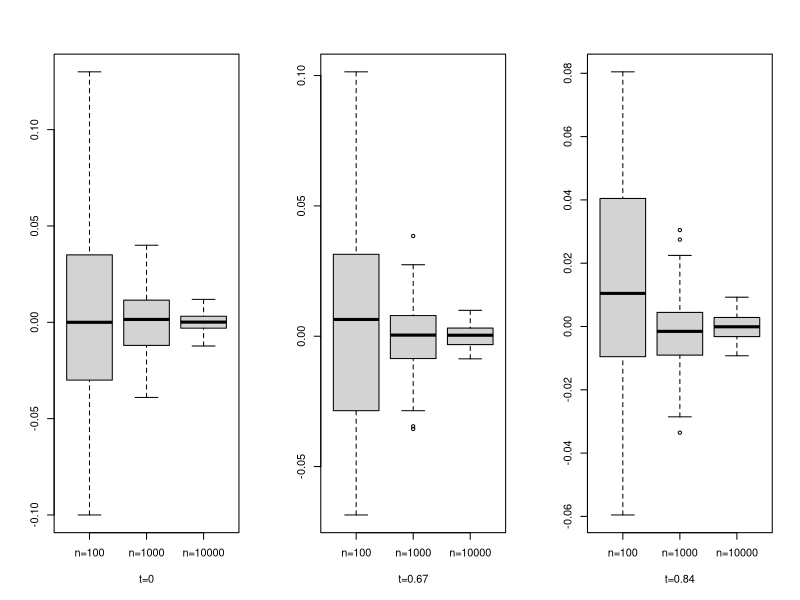
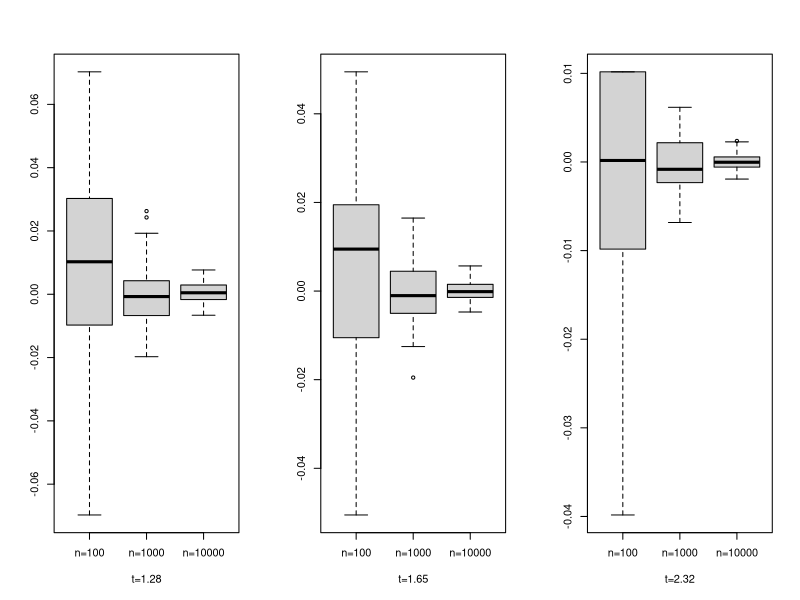
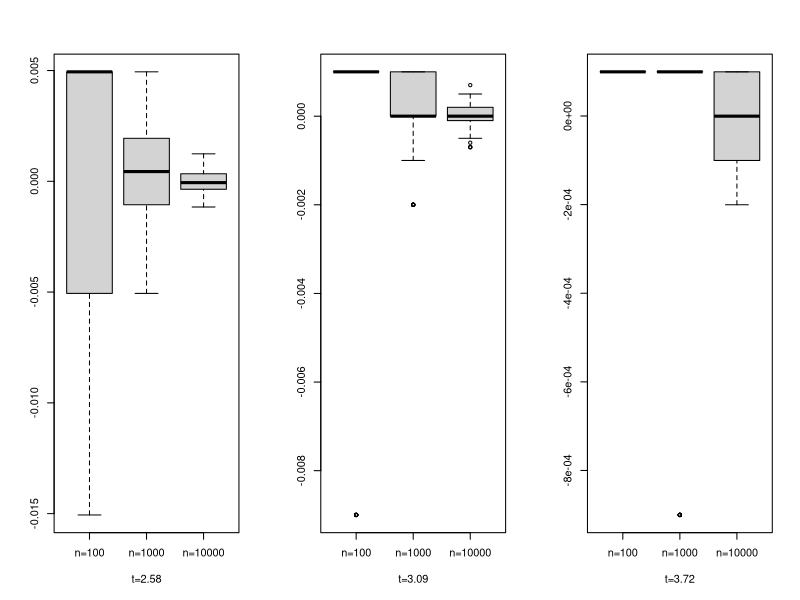

The R source for these figures, in order:
## ---- chunk 1

t<- c(0.0, 0.67, 0.84, 1.28, 1.65, 2.32, 2.58, 3.09, 3.72)
true_value<- pnorm(t, 0, 1)
set.seed(66574565)
n1 = rnorm(100); n2 = rnorm(1000); n3 = rnorm(10000)
An1 = rep(0, length(t))
An2 = rep(0, length(t))
An3 = rep(0, length(t))

for(i in 1:length(t)){
  An1[i] = mean(n1<t[i])
  An2[i] = mean(n2<t[i])
  An3[i] = mean(n3<t[i])
}

Hee=round(rbind(true_value,An1,An2,An3),4)
row.names(Hee)=c("True value","n=100","n=1000","n=10000")
knitr::kable(Hee, col.names = c("t=0","t=0.67","t=0.84","t=1.28","t=1.65","t=2.32","t=2.58","t=3.09","t=3.72"), caption = "The approximation result corresponding to different conditions")

## ---- chunk 2
draw1=matrix(0, 9, 100)
draw2=matrix(0, 9, 100)
draw3=matrix(0, 9, 100)
set.seed(66574565)
re=100
for(i in 1:re){
  n1=rnorm(100)
  for (j in 1:length(t))
    draw1[j,i]=mean(n1<t[j])-true_value[j]
}


re2=1000
for(i in 1:re){
  n2=rnorm(1000)
  for (j in 1:length(t))
    draw2[j,i]=mean(n2<t[j])-true_value[j]
}


re3=10000
for(i in 1:re){
  n3=rnorm(10000)
  for (j in 1:length(t))
    draw3[j,i]=mean(n3<t[j])-true_value[j]
}

par(mfrow=c(1,3))
boxplot(draw1[1,],draw2[1,],draw3[1,], names=c('n=100','n=1000','n=10000'), xlab='t=0')
boxplot(draw1[2,],draw2[2,],draw3[2,], names=c('n=100','n=1000','n=10000'), xlab='t=0.67')
boxplot(draw1[3,],draw2[3,],draw3[3,], names=c('n=100','n=1000','n=10000'), xlab='t=0.84')
boxplot(draw1[4,],draw2[4,],draw3[4,], names=c('n=100','n=1000','n=10000'), xlab='t=1.28')
boxplot(draw1[5,],draw2[5,],draw3[5,], names=c('n=100','n=1000','n=10000'), xlab='t=1.65')
boxplot(draw1[6,],draw2[6,],draw3[6,], names=c('n=100','n=1000','n=10000'), xlab='t=2.32')
boxplot(draw1[7,],draw2[7,],draw3[7,], names=c('n=100','n=1000','n=10000'), xlab='t=2.58')
boxplot(draw1[8,],draw2[8,],draw3[8,], names=c('n=100','n=1000','n=10000'), xlab='t=3.09')
boxplot(draw1[9,],draw2[9,],draw3[9,], names=c('n=100','n=1000','n=10000'), xlab='t=3.72')
## ---- chunk 3
t<- c(0.0, 0.67, 0.84, 1.28, 1.65, 2.32, 2.58, 3.09, 3.72)
true_value<- pnorm(t, 0, 1)
set.seed(66574565)
n1 = rnorm(100); n2 = rnorm(1000); n3 = rnorm(10000)
An1 = rep(0, length(t))
An2 = rep(0, length(t))
An3 = rep(0, length(t))

for(i in 1:length(t)){
  An1[i] = mean(n1<t[i])
  An2[i] = mean(n2<t[i])
  An3[i] = mean(n3<t[i])
}

Hee=round(rbind(true_value,An1,An2,An3),4)
row.names(Hee)=c("True value","n=100","n=1000","n=10000")
knitr::kable(Hee, col.names = c("t=0","t=0.67","t=0.84","t=1.28","t=1.65","t=2.32","t=2.58","t=3.09","t=3.72"), caption = "The approximation result corresponding to different conditions")



draw1=matrix(0, 9, 100)
draw2=matrix(0, 9, 100)
draw3=matrix(0, 9, 100)
set.seed(66574565)
re=100
for(i in 1:re){
  n1=rnorm(100)
  for (j in 1:length(t))
    draw1[j,i]=mean(n1<t[j])-true_value[j]
}


re2=1000
for(i in 1:re){
  n2=rnorm(1000)
  for (j in 1:length(t))
    draw2[j,i]=mean(n2<t[j])-true_value[j]
}


re3=10000
for(i in 1:re){
  n3=rnorm(10000)
  for (j in 1:length(t))
    draw3[j,i]=mean(n3<t[j])-true_value[j]
}

par(mfrow=c(1,3))
#boxplot(draw1[1,],draw2[1,],draw3[1,], names=c('n=100','n=1000','n=10000'),
#xlab='t=0')
#boxplot(draw1[2,],draw2[2,],draw3[2,], names=c('n=100','n=1000','n=10000'),
#xlab='t=0.67')
#boxplot(draw1[3,],draw2[3,],draw3[3,], names=c('n=100','n=1000','n=10000'), 
#xlab='t=0.84')
#boxplot(draw1[4,],draw2[4,],draw3[4,], names=c('n=100','n=1000','n=10000'), 
#xlab='t=1.28')
#boxplot(draw1[5,],draw2[5,],draw3[5,], names=c('n=100','n=1000','n=10000'), 
#xlab='t=1.65')
#boxplot(draw1[6,],draw2[6,],draw3[6,], names=c('n=100','n=1000','n=10000'), 
#xlab='t=2.32')
#boxplot(draw1[7,],draw2[7,],draw3[7,], names=c('n=100','n=1000','n=10000'),
#xlab='t=2.58')
#boxplot(draw1[8,],draw2[8,],draw3[8,], names=c('n=100','n=1000','n=10000'), 
#xlab='t=3.09')
#boxplot(draw1[9,],draw2[9,],draw3[9,], names=c('n=100','n=1000','n=10000'), 
#xlab='t=3.72')
